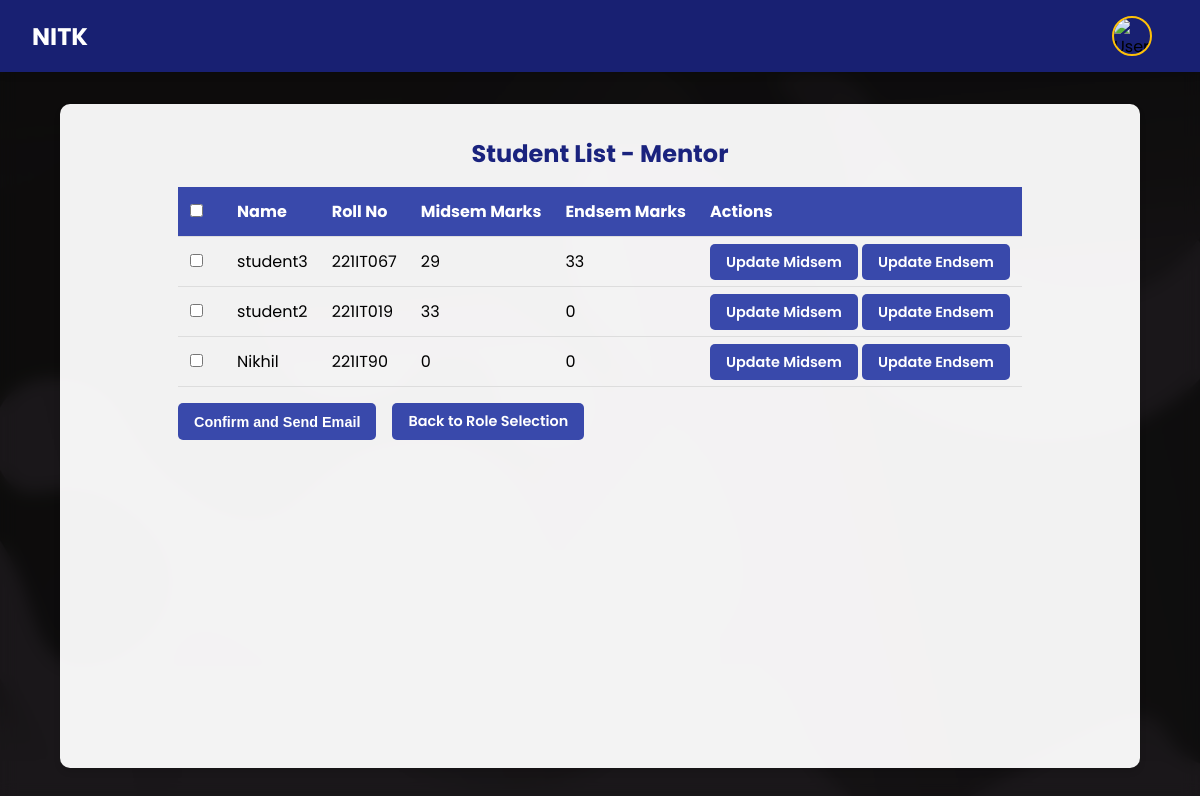
Page /student-list/mentor/ (signed in) on the earlier database version.
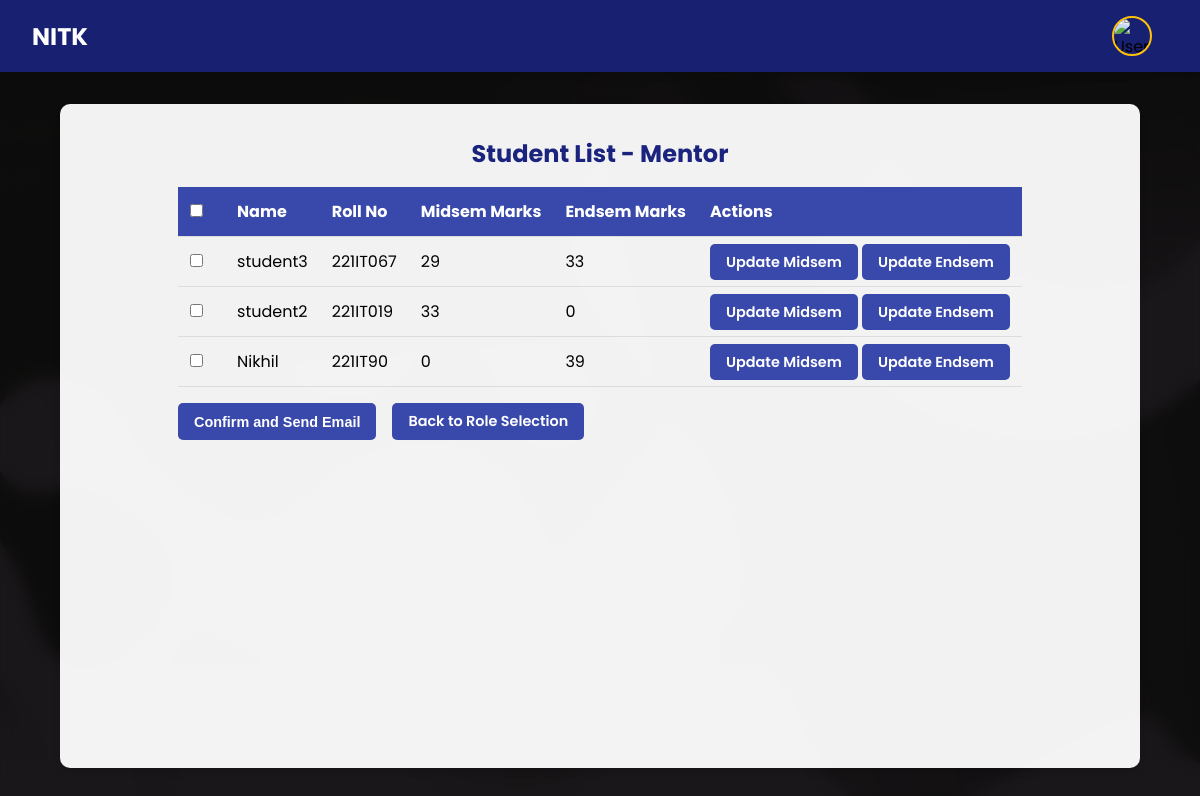
Same page on the later database version.
### mainapp/models.py (models this page shows, shortened)
class Student(models.Model):
    ROLE_CHOICES = [
        ('mentor', 'Mentor'),
        ('examiner', 'Examiner'),
    ]
    role = models.CharField(max_length=10, choices=ROLE_CHOICES, default='mentor')
    name = models.CharField(max_length=100, null=True)
    roll_number = models.CharField(max_length=20, unique=True)
    email = models.EmailField(null=True)
    project_title = models.CharField(max_length=255, default='N/A')
    presentation_date = models.DateField(null=True)
    presentation_from_time = models.CharField(max_length=100, default='N/A')
    presentation_to_time = models.CharField(max_length=100, default='N/A')
    professor = models.ForeignKey(User, on_delete=models.CASCADE, related_name='mentored_students')
    examiners = models.ManyToManyField(User, related_name='examined_students', through='ExaminerAssignment')
    submission_status = models.CharField(
        max_length=10,
        choices=[('green', 'Submitted'), ('red', 'Not Submitted')],
        default='red'
    )
    submission_endstatus = models.CharField(
        max_length=10,
        choices=[('green', 'Submitted'), ('red', 'Not Submitted')],
        default='red'
    )
    midsem_marks = models.IntegerField(default=0)
    total_midsem_marks = models.IntegerField(default=0)
    endsem_marks = models.IntegerField(default=0)
    total_endsem_marks = models.IntegerField(default=0)
    password = models.CharField(max_length=128, default='nopw123@')
    professor_marks = models.IntegerField(default=0)
    professor_endmarks = models.IntegerField(default=0)
    @property
    def total_marks(self):
        return (self.total_midsem_marks)*0.4 + (self.total_endsem_marks)*0.6

### mainapp/views.py (the view, shortened to what this page needs)
# urls.py: path('student-list/<str:role>/', views.student_list_view, name='student_list'),
@login_required
def student_list_view(request, role):
    user = request.user
    if role == 'mentor':
        students = Student.objects.filter(professor=user)
    elif role == 'examiner':
        examiner_assignments = ExaminerAssignment.objects.filter(examiner=user)
        students = Student.objects.filter(examinerassignment__in=examiner_assignments).exclude(professor=user)
    for student in students:
        if role == 'mentor':
            student.current_user_midsem_marks = student.professor_marks
            student.current_user_endsem_marks = student.professor_endmarks
    context = {
        'students': students,
        'role': role,
    }
    return render(request, 'authentication/student_list.html', context)

### templates/authentication/student_list.html (shortened to what this page needs)
{% load static %}
<!DOCTYPE html>
<html lang="en">
<head>
</head>
<body>
    <nav>
        <a href="#" class="logo">NITK</a>
        <div class="user-profile">
            <img src="{% static 'user-avatar.jpg' %}" alt="User Avatar" class="user-avatar" id="avatar-img">
        </div>
    </nav>
    <div class="container">
        <h2>Student List - {{ role|title }}</h2>
        <form method="POST" action="{% url 'send_marks_email' role=role %}">
            <table>
                <thead>
                    <tr>
                        <th><input type="checkbox" id="select-all"></th>
                        <th>Name</th>
                        <th>Roll No</th>
                        <th>Midsem Marks</th>
                        <th>Endsem Marks</th>
                        <th>Actions</th>
                    </tr>
                </thead>
                <tbody>
                    {% for student in students %}
                    <tr class="toggle-details">
                        <td><input type="checkbox" name="student_ids" value="{{ student.id }}" class="checkbox"></td>
                        <td>{{ student.name }}</td>
                        <td>{{ student.roll_number }}</td>
                        <td>{{ student.current_user_midsem_marks }}</td>
                        <td>{{ student.current_user_endsem_marks }}</td>
                        <td>
                            <a href="{% url 'update_midsem_marks' student.id %}" class="btn">Update Midsem</a>
                            <a href="{% url 'update_endsem_marks' student.id %}" class="btn">Update Endsem</a>
                        </td>
                    </tr>
                    {% endfor %}
                </tbody>
            </table>
            <div class="button-container">
                <button type="submit" class="btn">Confirm and Send Email</button>
                <a href="{% url 'role_selection' %}" class="btn">Back to Role Selection</a>
            </div>
        </form>
    </div>
</body>
</html>

Differences in the rows shown:
changed Student "Nikhil": current_user_endsem_marks "0" → "39"
